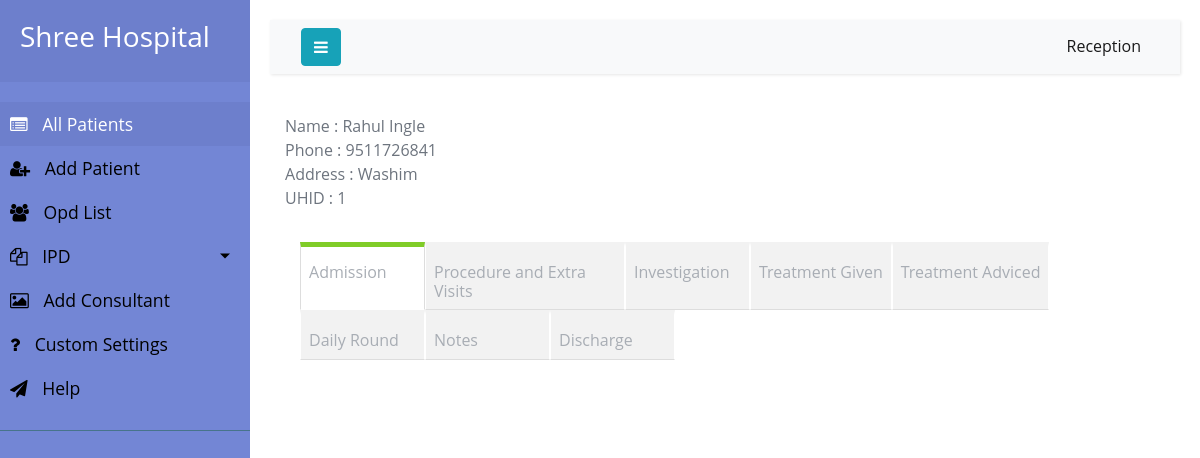
The page /1/dischargehistory/ (signed in) on the database its author committed.
### hospi/models.py (models this page shows, shortened)
class Ipd(models.Model):
    patient = models.ForeignKey(Patient, on_delete=models.CASCADE, blank=True)
    reason_admission = models.CharField(max_length=200, blank=True)
    provisional_diagnosis = models.CharField(max_length=200, )
    ipd_id = models.AutoField(primary_key=True)
    weight = models.CharField(max_length=10, blank=True)
    bill_responsible = models.CharField(max_length=100, blank=True)
    bill_relation = models.CharField(max_length=100, blank=True)
    rooms = models.ForeignKey(Rooms, on_delete=models.CASCADE, blank=True)
    date_of_admission = models.DateField(default=datetime.date.today)
    time_of_admission = models.TimeField(blank=True, default=now)
    condition_admission = models.CharField(max_length=20, choices=Admission_condition)
    consultant = models.CharField(max_length=20, choices=Consultant)
    secondary_consultant = models.CharField(max_length=200)

class Patient(models.Model):
    firstname = models.CharField(max_length=200)
    lastname = models.CharField(max_length=200)
    phone = models.CharField(max_length=20)
    alternate_phone = models.CharField(max_length=20)
    address = models.TextField()
    patient_id = models.AutoField(primary_key=True)
    gender = models.CharField(max_length=6, choices=Gender)

### hospi/views.py (the view)
# urls.py: re_path(r'^(?P<ipd_id>\d+)/dischargehistory/$', my_patient.discharge_history, name='discharge_history'),
@login_required
def discharge_history(request, ipd_id):
    object = get_object_or_404(Ipd, pk=ipd_id)
    treatmentgivenlist = object.treatmentgiven_set.all()
    treatmentadvicedlist = object.treatmentadviced_set.all()
    prolist = Procedure.objects.all().filter(ipd=ipd_id)
    procedure = ProcedureForm()
    investigationlist = Investigation.objects.all().filter(ipd=ipd_id)
    return render(request, 'dischargeh.html', {
            'object': object,  'investilist': investigationlist,
             'prolist': prolist,
             'treatmentadvicedlist': treatmentadvicedlist,
             'treatmentgivenlist': treatmentgivenlist,
        })

### hospi/models.py (called while the page is built)
    def __str__(self):
        return str(self.name)

### hospi/templates/dischargeh.html (shortened to what this page needs)
{% extends 'layout.html' %} {% load widget_tweaks %} {% block title %} Admit Patient {% endblock %} {% block body %}
<div class="container">
		<div class="card-panel">	<span class="blue-text text-darken-2">Name : {{object.patient.firstname}} {{object.patient.lastname}}</span>
			<br>	<span class="blue-text text-darken-2">Phone : {{ object.patient.phone  }}</span>
			<br>	<span class="blue-text text-darken-2">Address : {{ object.patient.address  }}</span>
			<br>	<span class="blue-text text-darken-2">UHID : {{ object.patient.patient_id }}</span>
			<br>
		</div>
	<div class="row">
		<div class="col-lg-12">
			<div class="tab" role="tabpanel">
				<div id="exTab2" class="container">
					<ul class="nav nav-tabs">
						<li role="presentation" class="active">
							<a href="#admissionTab" data-toggle="tab">Admission</a>
						</li>
						<li role="presentation">
							<a href="#procedureTab" data-toggle="tab">Procedure and Extra Visits</a>
						</li>
						<li role="presentation">
							<a href="#investigationId" data-toggle="tab">Investigation</a>
						</li>
						<li role="presentation">
							<a href="#treatmentgivenTab" data-toggle="tab">Treatment Given</a>
						</li>
						<li role="presentation">
							<a href="#treatmentadvicedTab" data-toggle="tab">Treatment Adviced</a>
						</li>
						<li role="presentation">
							<a href="#dailyTab" data-toggle="tab">Daily Round</a>
						</li>
						<li role="presentation">
							<a href="#notesTab" data-toggle="tab">Notes</a>
						</li>
						<li role="presentation">
							<a href="#dischargeTab" data-toggle="tab">Discharge</a>
						</li>
					</ul>
					<div class="tab-content tabs">
					</div>
				</div>
			</div>
			</div>
			</div>
			{% endblock %}

### hospi/static/css/style4.css (style rules this page uses)
body { font-family: 'Poppins', sans-serif; background: #fafafa; }
a, a:hover, a:focus { color: inherit; text-decoration: none; transition: all 0.3s; }
i, span { display: inline-block; }

### hospi/templates/layout.html (style rules this page uses)
a, a:hover { color: initial; }
.container { margin: 2em auto 0 auto; }
.nav-tabs { border: none; }
.nav-tabs>li>a { padding: 0; border: none; background: none; }
.nav-tabs>li.active>a, .nav-tabs>li.active>a:focus, .nav-tabs>li.active>a:hover { border: none; background: none; }
body { color: #6d747e; font-family: 'Open Sans', sans-serif; font-size: 16px; line-height: 1.5em; }
.tab-content { margin: 0.7em 0; }
.nav-tabs>li.active { cursor: default; background: #fff; color: #434951; border: 1px solid #ddd; border-top: 5px solid #80cc28; border-bottom-color: transparent; }
.nav-tabs>li { padding: 1em 0.5em 0.5em; border: 1px solid #fff; border-top: 5px solid transparent; border-radius: 0; border-bottom-color: #ddd; margin: 0; min-width: 125px; font-size: 16px; max-width: 200px; white-space: normal; background: #f2f2f2; transition: border-top ease-out 0.3s, background ease-out 0.3s; }
.nav-tabs>li a { color: #a8adb4; transition: color ease-out 0.3s; }
.nav>li>a { display: block; position: relative; width: 100%; height: 100%; line-height: 1.2em; margin: 0; }

### rows shown on the page
Ipd: patient.firstname "Rahul", patient.lastname "Ingle", patient.phone "9511726841", patient.address "Washim", patient.patient_id "1"
